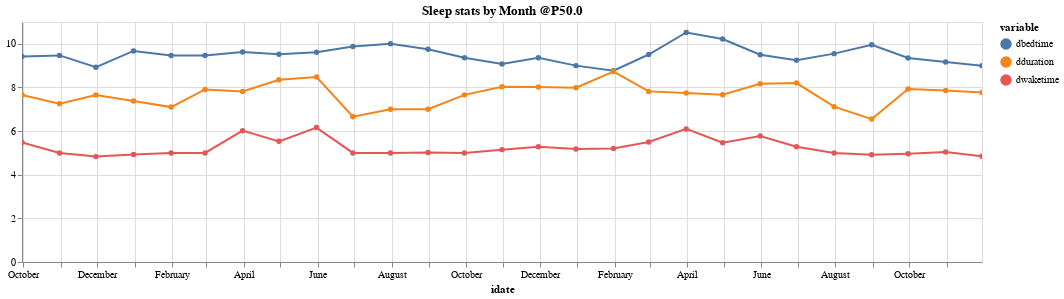
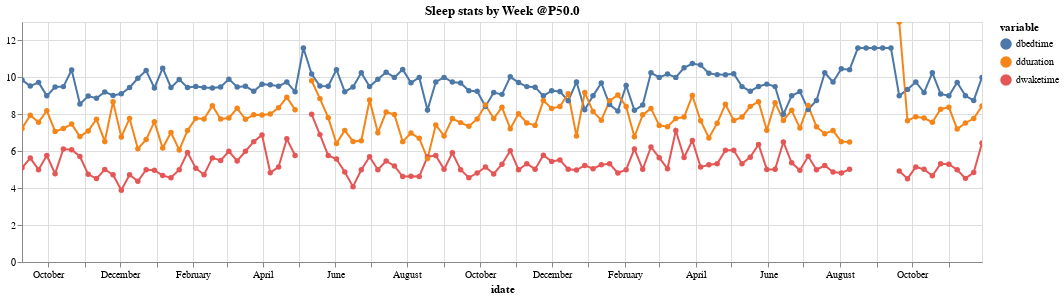

Notebook cell for these charts, in order:
### Markdown cell above
# Time Series Analysis using resampling

### Code cell
# fact,domain = "dbedtime", (19,24)
# fact,domain = "dwaketime", (4,9)
fact, domain = "Heartrate", (50, 80)
summary_quantile = 0.5  # 0.5 for median

print("Scroll to see year markers, select in index to zoom in")

for freq in "Month Week".split():
    pd_freq_value = freq[0]  # hack, pandas Freq are D,W,M
    metric = "dbedtime;dwaketime;dduration".split(";")
    to_graph = df.copy()[metric].resample(pd_freq_value)
    to_graph = to_graph.quantile(summary_quantile).reset_index()

    # Convert from PM to AM.
    # Assume if bed time is before 12, it's wrapped to the next day. Clamp it ot midnight
    to_graph.dbedtime = to_graph.dbedtime.apply(lambda x: x - 12 if x > 12 else 11.59)

    # At this point each metric is in its own column
    # melt them into a single 'variable' column so I can use a variable value by color.

    melted = to_graph.melt(
        id_vars=["idate"],
    )
    height_in_inches = 60  # todo figure out how to get this by calculation
    selection = alt.selection_multi(fields=["variable"], bind="legend")
    c = (
        alt.Chart(melted)
        .mark_line(point=True)
        .encode(
            y=alt.Y("value", title="", scale=alt.Scale()),
            x="idate:T",
            color="variable",
            tooltip=["idate:T", "value:Q"],
            opacity=alt.condition(selection, alt.value(1), alt.value(0.2)),
        )
        .properties(
            width=16 * height_in_inches,
            height=4 * height_in_inches,
            title=f"Sleep stats by {freq} @P{summary_quantile*100}",
        )
        .interactive()
    ).add_selection(selection)

    display(c)

### Figure 1 — Vega-Lite specification as saved in the notebook (floating-point values rounded to 4 significant figures)
{"config": {"view": {"continuousWidth": 400, "continuousHeight": 300}}, "data": {"name": "data-1ccddd90646e4db2e9493532248878d7"}, "mark": {"type": "line", "point": true}, "encoding": {"color": {"type": "nominal", "field": "variable"}, "opacity": {"condition": {"value": 1, "selection": "selector017"}, "value": 0.2}, "tooltip": [{"type": "temporal", "field": "idate"}, {"type": "quantitative", "field": "value"}], "x": {"type": "temporal", "field": "idate"}, "y": {"type": "quantitative", "field": "value", "scale": {}, "title": ""}}, "height": 240, "selection": {"selector018": {"type": "interval", "bind": "scales", "encodings": ["x", "y"]}, "selector017": {"type": "multi", "fields": ["variable"], "bind": "legend"}}, "title": "Sleep stats by Month @P50.0", "width": 960, "$schema": "https://vega.github.io/schema/vega-lite/v4.8.1.json", "datasets": {"data-1ccddd90646e4db2e9493532248878d7": [{"idate": "2018-09-30T00:00:00", "variable": "dbedtime", "value": 9.42}, {"idate": "2018-10-31T00:00:00", "variable": "dbedtime", "value": 9.47}, {"idate": "2018-11-30T00:00:00", "variable": "dbedtime", "value": 8.925}, {"idate": "2018-12-31T00:00:00", "variable": "dbedtime", "value": 9.675}, {"idate": "2019-01-31T00:00:00", "variable": "dbedtime", "value": 9.465}, {"idate": "2019-02-28T00:00:00", "variable": "dbedtime", "value": 9.465}, {"idate": "2019-03-31T00:00:00", "variable": "dbedtime", "value": 9.625}, {"idate": "2019-04-30T00:00:00", "variable": "dbedtime", "value": 9.52}, {"idate": "2019-05-31T00:00:00", "variable": "dbedtime", "value": 9.615}, {"idate": "2019-06-30T00:00:00", "variable": "dbedtime", "value": 9.875}, {"idate": "2019-07-31T00:00:00", "variable": "dbedtime", "value": 10.0}, {"idate": "2019-08-31T00:00:00", "variable": "dbedtime", "value": 9.75}, {"idate": "2019-09-30T00:00:00", "variable": "dbedtime", "value": 9.365}, {"idate": "2019-10-31T00:00:00", "variable": "dbedtime", "value": 9.08}, {"idate": "2019-11-30T00:00:00", "variable": "dbedtime", "value": 9.365}, {"idate": "2019-12-31T00:00:00", "variable": "dbedtime", "value": 9.0}, {"idate": "2020-01-31T00:00:00", "variable": "dbedtime", "value": 8.77}, {"idate": "2020-02-29T00:00:00", "variable": "dbedtime", "value": 9.51}, {"idate": "2020-03-31T00:00:00", "variable": "dbedtime", "value": 10.52}, {"idate": "2020-04-30T00:00:00", "variable": "dbedtime", "value": 10.22}, {"idate": "2020-05-31T00:00:00", "variable": "dbedtime", "value": 9.5}, {"idate": "2020-06-30T00:00:00", "variable": "dbedtime", "value": 9.25}, {"idate": "2020-07-31T00:00:00", "variable": "dbedtime", "value": 9.55}, {"idate": "2020-08-31T00:00:00", "variable": "dbedtime", "value": 9.96}, {"idate": "2020-09-30T00:00:00", "variable": "dbedtime", "value": 9.35}, {"idate": "2020-10-31T00:00:00", "variable": "dbedtime", "value": 9.165}, {"idate": "2020-11-30T00:00:00", "variable": "dbedtime", "value": 9.0}, {"idate": "2018-09-30T00:00:00", "variable": "dwaketime", "value": 5.48}, {"idate": "2018-10-31T00:00:00", "variable": "dwaketime", "value": 5.0}, {"idate": "2018-11-30T00:00:00", "variable": "dwaketime", "value": 4.83}, {"idate": "2018-12-31T00:00:00", "variable": "dwaketime", "value": 4.93}, {"idate": "2019-01-31T00:00:00", "variable": "dwaketime", "value": 5.0}, {"idate": "2019-02-28T00:00:00", "variable": "dwaketime", "value": 5.0}, {"idate": "2019-03-31T00:00:00", "variable": "dwaketime", "value": 6.02}, {"idate": "2019-04-30T00:00:00", "variable": "dwaketime", "value": 5.53}, {"idate": "2019-05-31T00:00:00", "variable": "dwaketime", "value": 6.16}, {"idate": "2019-06-30T00:00:00", "variable": "dwaketime", "value": 5.0}, {"idate": "2019-07-31T00:00:00", "variable": "dwaketime", "value": 5.0}, {"idate": "2019-08-31T00:00:00", "variable": "dwaketime", "value": 5.02}, {"idate": "2019-09-30T00:00:00", "variable": "dwaketime", "value": 5.0}, {"idate": "2019-10-31T00:00:00", "variable": "dwaketime", "value": 5.15}, {"idate": "2019-11-30T00:00:00", "variable": "dwaketime", "value": 5.285}, {"idate": "2019-12-31T00:00:00", "variable": "dwaketime", "value": 5.175}, {"idate": "2020-01-31T00:00:00", "variable": "dwaketime", "value": 5.2}, {"idate": "2020-02-29T00:00:00", "variable": "dwaketime", "value": 5.5}, {"idate": "2020-03-31T00:00:00", "variable": "dwaketime", "value": 6.1}, {"idate": "2020-04-30T00:00:00", "variable": "dwaketime", "value": 5.47}, {"idate": "2020-05-31T00:00:00", "variable": "dwaketime", "value": 5.77}, {"idate": "2020-06-30T00:00:00", "variable": "dwaketime", "value": 5.285}, {"idate": "2020-07-31T00:00:00", "variable": "dwaketime", "value": 5.0}, {"idate": "2020-08-31T00:00:00", "variable": "dwaketime", "value": 4.92}, {"idate": "2020-09-30T00:00:00", "variable": "dwaketime", "value": 4.965}, {"idate": "2020-10-31T00:00:00", "variable": "dwaketime", "value": 5.045}, {"idate": "2020-11-30T00:00:00", "variable": "dwaketime", "value": 4.85}, {"idate": "2018-09-30T00:00:00", "variable": "dduration", "value": 7.65}, {"idate": "2018-10-31T00:00:00", "variable": "dduration", "value": 7.25}, {"idate": "2018-11-30T00:00:00", "variable": "dduration", "value": 7.65}, {"idate": "2018-12-31T00:00:00", "variable": "dduration", "value": 7.375}, {"idate": "2019-01-31T00:00:00", "variable": "dduration", "value": 7.1}, {"idate": "2019-02-28T00:00:00", "variable": "dduration", "value": 7.91}, {"idate": "2019-03-31T00:00:00", "variable": "dduration", "value": 7.82}, {"idate": "2019-04-30T00:00:00", "variable": "dduration", "value": 8.35}, {"idate": "2019-05-31T00:00:00", "variable": "dduration", "value": 8.475}, {"idate": "2019-06-30T00:00:00", "variable": "dduration", "value": 6.66}, {"idate": "2019-07-31T00:00:00", "variable": "dduration", "value": 7.0}, {"idate": "2019-08-31T00:00:00", "variable": "dduration", "value": 7.0}, {"idate": "2019-09-30T00:00:00", "variable": "dduration", "value": 7.66}, {"idate": "2019-10-31T00:00:00", "variable": "dduration", "value": 8.03}, {"idate": "2019-11-30T00:00:00", "variable": "dduration", "value": 8.02}, {"idate": "2019-12-31T00:00:00", "variable": "dduration", "value": 7.99}, {"idate": "2020-01-31T00:00:00", "variable": "dduration", "value": 8.73}, {"idate": "2020-02-29T00:00:00", "variable": "dduration", "value": 7.82}, {"idate": "2020-03-31T00:00:00", "variable": "dduration", "value": 7.75}, {"idate": "2020-04-30T00:00:00", "variable": "dduration", "value": 7.67}, {"idate": "2020-05-31T00:00:00", "variable": "dduration", "value": 8.17}, {"idate": "2020-06-30T00:00:00", "variable": "dduration", "value": 8.2}, {"idate": "2020-07-31T00:00:00", "variable": "dduration", "value": 7.12}, {"idate": "2020-08-31T00:00:00", "variable": "dduration", "value": 6.55}, {"idate": "2020-09-30T00:00:00", "variable": "dduration", "value": 7.925}, {"idate": "2020-10-31T00:00:00", "variable": "dduration", "value": 7.86}, {"idate": "2020-11-30T00:00:00", "variable": "dduration", "value": 7.77}]}}

### Figure 2 — Vega-Lite specification as saved in the notebook (floating-point values rounded to 4 significant figures; data arrays with more than 128 entries replaced by an {"elided": "..."} marker saying what was removed)
{"config": {"view": {"continuousWidth": 400, "continuousHeight": 300}}, "data": {"name": "data-050e46af1406dbb1e9e7c309b11396c0"}, "mark": {"type": "line", "point": true}, "encoding": {"color": {"type": "nominal", "field": "variable"}, "opacity": {"condition": {"value": 1, "selection": "selector019"}, "value": 0.2}, "tooltip": [{"type": "temporal", "field": "idate"}, {"type": "quantitative", "field": "value"}], "x": {"type": "temporal", "field": "idate"}, "y": {"type": "quantitative", "field": "value", "scale": {}, "title": ""}}, "height": 240, "selection": {"selector020": {"type": "interval", "bind": "scales", "encodings": ["x", "y"]}, "selector019": {"type": "multi", "fields": ["variable"], "bind": "legend"}}, "title": "Sleep stats by Week @P50.0", "width": 960, "$schema": "https://vega.github.io/schema/vega-lite/v4.8.1.json", "datasets": {"data-050e46af1406dbb1e9e7c309b11396c0": {"elided": "351 records"}}}
